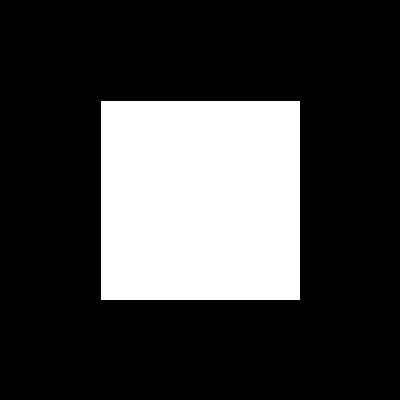
Frame 1 (no input)
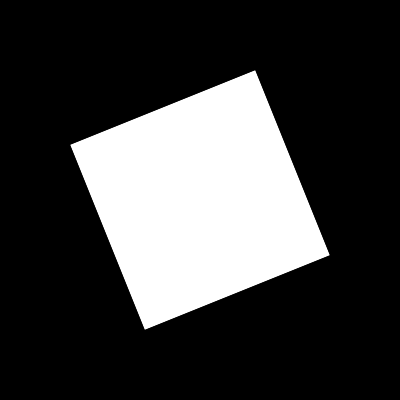
Frame 60 (the mouse pressed at the canvas centre just before this capture)
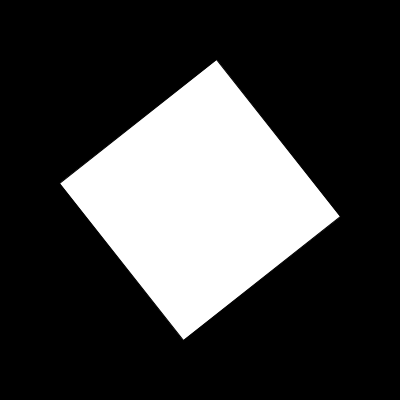
Frame 120 (the mouse held since frame 60 and released just before this capture)

The Processing sketch that drew these frames (run headless with seeded random() and noise(); from frame 60 on, the mouse is pressed at the canvas centre):

// Processing sketch: FunctionCubeRotate
// ── FunctionCubeRotate.pde
void setup(){
  size(400,400);
}
float x = 0;
void draw(){
  background(0);
  shape(200,200,x);
  x++;
}


void shape(int X, int Y, float s){
  translate(X,Y);
  rotate(s/10);
  rect(-100,-100,200,200);
}
